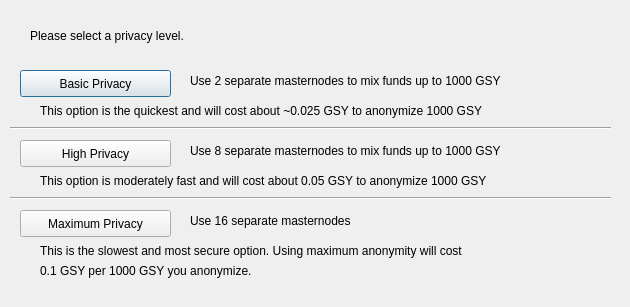
<?xml version="1.0" encoding="UTF-8"?>
<ui version="4.0">
 <class>DarksendConfig</class>
 <widget class="QDialog" name="DarksendConfig">
  <property name="geometry">
   <rect>
    <x>0</x>
    <y>0</y>
    <width>630</width>
    <height>307</height>
   </rect>
  </property>
  <property name="windowTitle">
   <string>Configure Darksend</string>
  </property>
  <widget class="QPushButton" name="buttonBasic">
   <property name="geometry">
    <rect>
     <x>20</x>
     <y>70</y>
     <width>151</width>
     <height>27</height>
    </rect>
   </property>
   <property name="text">
    <string>Basic Privacy</string>
   </property>
  </widget>
  <widget class="QPushButton" name="buttonHigh">
   <property name="geometry">
    <rect>
     <x>20</x>
     <y>140</y>
     <width>151</width>
     <height>27</height>
    </rect>
   </property>
   <property name="text">
    <string>High Privacy</string>
   </property>
  </widget>
  <widget class="QPushButton" name="buttonMax">
   <property name="geometry">
    <rect>
     <x>20</x>
     <y>210</y>
     <width>151</width>
     <height>27</height>
    </rect>
   </property>
   <property name="text">
    <string>Maximum Privacy</string>
   </property>
  </widget>
  <widget class="QLabel" name="label">
   <property name="geometry">
    <rect>
     <x>30</x>
     <y>20</y>
     <width>571</width>
     <height>31</height>
    </rect>
   </property>
   <property name="text">
    <string>Please select a privacy level.</string>
   </property>
  </widget>
  <widget class="QLabel" name="label_2">
   <property name="geometry">
    <rect>
     <x>190</x>
     <y>70</y>
     <width>421</width>
     <height>21</height>
    </rect>
   </property>
   <property name="text">
    <string>Use 2 separate masternodes to mix funds up to 1000 GSY</string>
   </property>
  </widget>
  <widget class="QLabel" name="label_3">
   <property name="geometry">
    <rect>
     <x>190</x>
     <y>140</y>
     <width>411</width>
     <height>21</height>
    </rect>
   </property>
   <property name="text">
    <string>Use 8 separate masternodes to mix funds up to 1000 GSY</string>
   </property>
  </widget>
  <widget class="QLabel" name="label_4">
   <property name="geometry">
    <rect>
     <x>190</x>
     <y>210</y>
     <width>421</width>
     <height>21</height>
    </rect>
   </property>
   <property name="text">
    <string>Use 16 separate masternodes</string>
   </property>
  </widget>
  <widget class="QLabel" name="label_6">
   <property name="geometry">
    <rect>
     <x>40</x>
     <y>100</y>
     <width>561</width>
     <height>21</height>
    </rect>
   </property>
   <property name="text">
    <string>This option is the quickest and will cost about ~0.025 GSY to anonymize 1000 GSY</string>
   </property>
  </widget>
  <widget class="QLabel" name="label_7">
   <property name="geometry">
    <rect>
     <x>40</x>
     <y>170</y>
     <width>561</width>
     <height>21</height>
    </rect>
   </property>
   <property name="text">
    <string>This option is moderately fast and will cost about 0.05 GSY to anonymize 1000 GSY</string>
   </property>
  </widget>
  <widget class="QLabel" name="label_8">
   <property name="geometry">
    <rect>
     <x>40</x>
     <y>240</y>
     <width>561</width>
     <height>21</height>
    </rect>
   </property>
   <property name="text">
    <string>This is the slowest and most secure option. Using maximum anonymity will cost</string>
   </property>
  </widget>
  <widget class="QLabel" name="label_9">
   <property name="geometry">
    <rect>
     <x>40</x>
     <y>260</y>
     <width>561</width>
     <height>21</height>
    </rect>
   </property>
   <property name="text">
    <string>0.1 GSY per 1000 GSY you anonymize.</string>
   </property>
  </widget>
  <widget class="Line" name="line">
   <property name="geometry">
    <rect>
     <x>10</x>
     <y>120</y>
     <width>601</width>
     <height>16</height>
    </rect>
   </property>
   <property name="orientation">
    <enum>Qt::Horizontal</enum>
   </property>
  </widget>
  <widget class="Line" name="line_2">
   <property name="geometry">
    <rect>
     <x>10</x>
     <y>190</y>
     <width>601</width>
     <height>16</height>
    </rect>
   </property>
   <property name="orientation">
    <enum>Qt::Horizontal</enum>
   </property>
  </widget>
 </widget>
 <resources/>
 <connections/>
</ui>
